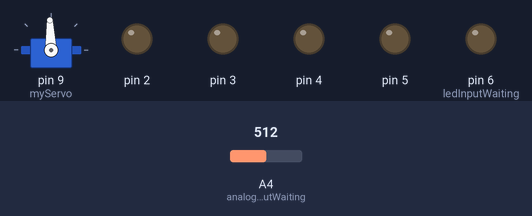
A sketch run on a simulated Arduino Uno, built with avr-gcc and run on an emulated ATmega328P. On the bench: servo, output pins drawn as LEDs (lit = HIGH). The inputs (shaded band) are chosen by the test bench; at power-on: A4 (analogPinInputWaiting) = 512.

Above: at 1.2 s.
1.3 s: A4 (analogPinInputWaiting) set to 640
2.8 s: A4 (analogPinInputWaiting) set to 663
At 3.2 s:
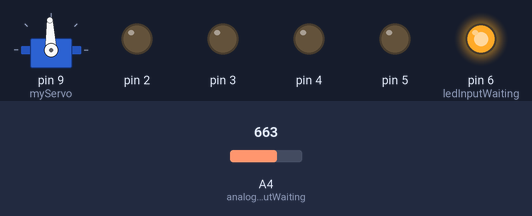
At 6.7 s:
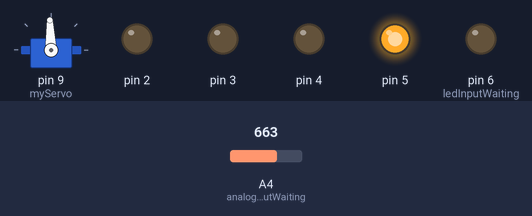
Timing chart, 0 to 8.2 s (numbered marks = the images above; inputs shaded):
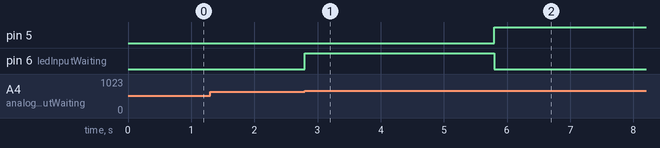

Measured:
- the behaviour switches between 650 and 651 on A4 (analogPinInputWaiting) (found by bisection; images 0 and 1)
- after the input at 1.3 s, every drawn part: stays the same
- after the input at 2.8 s, pin 5: LOW → HIGH after 3.0 s; pin 6 (ledInputWaiting): LOW → HIGH at once, → LOW 3.0 s later

The sketch:

magic-box.ino
```cpp
#include <Arduino.h>
#include <Servo.h>

#include "magic-box-h.h"

const int analogPinInputWaiting = A4;
const int ledInputWaiting = 6;

int turnNumber;
Servo myServo;

struct Turn {
    int guessStatusLedPin;
    int digitToGuess;
};

Turn turns[] = {{guessStatusLedPin: 5, digitToGuess: 0},
                {guessStatusLedPin: 4, digitToGuess: 0},
                {guessStatusLedPin: 3, digitToGuess: 0},
                {guessStatusLedPin: 2, digitToGuess: 0}};

void setup() {
    myServo.attach(9);
    closeBox();

    pinMode(2, OUTPUT);
    pinMode(3, OUTPUT);
    pinMode(4, OUTPUT);
    pinMode(5, OUTPUT);
    pinMode(6, OUTPUT);

    Serial.begin(9600);
}

void loop() {
    if (isInputReady()) {
        turnOnInputLed();
        int digit = getDigit();

        Turn currentTurn = turns[turnNumber];
        if (digit == currentTurn.digitToGuess){
            digitalWrite(currentTurn.guessStatusLedPin, HIGH);
            turnNumber++;
        }
        else resetTurns();

        turnOffInputLed();

        if (areAllNumbersGuessed())
            openBox();

        while(isInputReady()){};
    }
}

void turnOnInputLed(){
    digitalWrite(ledInputWaiting, HIGH);
    delay(3000);
}

void turnOffInputLed(){
    digitalWrite(ledInputWaiting, LOW);
}

void openBox() { myServo.write(0); }

void closeBox() { myServo.write(92); }

bool areAllNumbersGuessed() {return turnNumber >= sizeof(turns) / sizeof(Turn);}

bool resetTurns () {
    turnNumber = 0;

    for (auto turn : turns) {
        digitalWrite(turn.guessStatusLedPin, LOW);
    }
}

byte getDigitalFromAnalog(int pinNumber){
    int value = analogRead(pinNumber);

    if (value > 650)
        return 1;
    else
        return 0;
}

int getDigit(){
    byte value0 = getDigitalFromAnalog(A0);
    byte value1 = getDigitalFromAnalog(A1);
    byte value2 = getDigitalFromAnalog(A2);
    byte value3 = getDigitalFromAnalog(A3);

    byte digit = value0 | value1 << 1u | value2 << 2u | value3 << 3u;

    return digit;
}

bool isInputReady() {
    bool isInputReady = getDigitalFromAnalog(analogPinInputWaiting);

    return isInputReady;
}
```

magic-box-h.h
```cpp
//
// Created by matishadow on 11/07/2020.
//

#ifndef MAGIC_BOX_MAGIC_BOX_H_H
#define MAGIC_BOX_MAGIC_BOX_H_H

void openBox();
void closeBox();
bool areAllNumbersGuessed();
bool resetTurns ();
byte getDigitalFromAnalog(int pinNumber);
int getDigit();
void setup();
bool isInputReady();
void loop();
void turnOnInputLed();
void turnOffInputLed();

#endif //MAGIC_BOX_MAGIC_BOX_H_H
```
